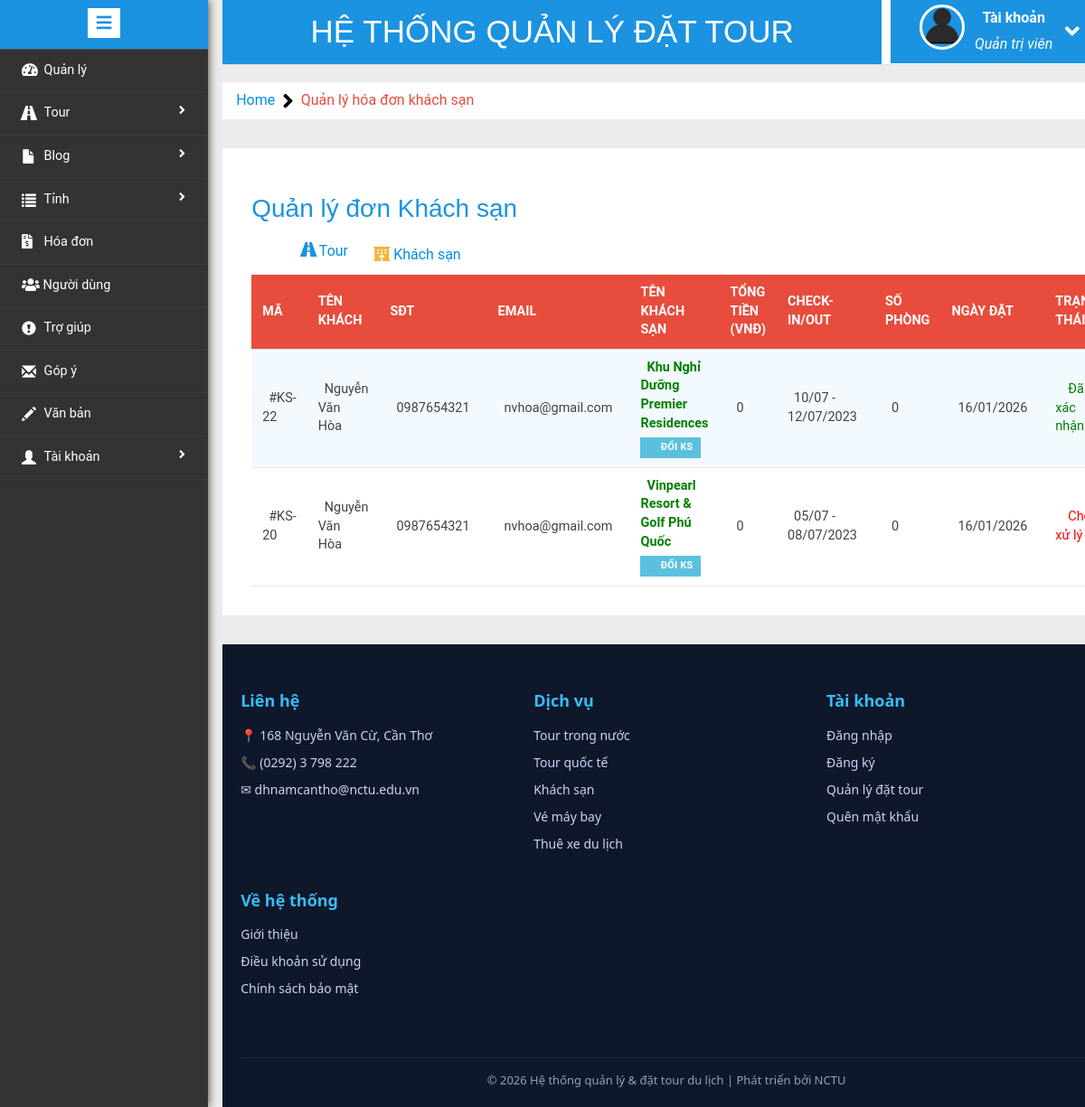
Page /admin/manage-bookings-hotel.php (signed in) on the committed database.
### tables this page shows
CREATE TABLE `hoadon` (
  `id_hoadon` int(11) NOT NULL,
  `id_goi` int(11) DEFAULT NULL,
  `id_ks` int(11) DEFAULT NULL,
  `email_nguoidung` varchar(100) NOT NULL,
  `nguoilon` int(11) NOT NULL,
  `treem` int(11) NOT NULL,
  `trenho` int(11) NOT NULL,
  `embe` int(11) NOT NULL,
  `phongdon` int(11) DEFAULT NULL,
  `ngayvao` varchar(100) NOT NULL,
  `ngayra` varchar(100) NOT NULL,
  `sophong` int(3) NOT NULL,
  `ghichu` varchar(100) NOT NULL,
  `ngaydat` timestamp NOT NULL DEFAULT current_timestamp(),
  `trangthai` int(11) NOT NULL,
  `huy` varchar(100) NOT NULL,
  `ngaycapnhat` timestamp NOT NULL DEFAULT '0000-00-00 00:00:00' ON UPDATE current_timestamp()
);

CREATE TABLE `nguoidung` (
  `id_nguoidung` int(11) NOT NULL,
  `hoten` varchar(100) NOT NULL,
  `sdt_nd` char(12) NOT NULL,
  `id_email` varchar(100) NOT NULL,
  `matkhau` varchar(100) NOT NULL,
  `hinhanh` varchar(255) NOT NULL,
  `ngaysinh` varchar(100) NOT NULL,
  `diachi` varchar(100) NOT NULL,
  `ngaytao` timestamp NOT NULL DEFAULT current_timestamp(),
  `ngaycapnhat` timestamp NULL DEFAULT current_timestamp(),
  `token` varchar(255) DEFAULT NULL,
  `trangthai` int(11) DEFAULT 0 COMMENT '0: Chưa kích hoạt, 1: Đã kích hoạt'
);

CREATE TABLE `khachsan` (
  `id_ks` int(11) NOT NULL,
  `ten_tinh` varchar(100) NOT NULL,
  `tenks` varchar(100) NOT NULL,
  `hinhanh` varchar(100) NOT NULL,
  `chitiet` mediumtext NOT NULL,
  `vitri` varchar(100) NOT NULL,
  `vitricuthe` varchar(100) NOT NULL,
  `nguoilon` int(11) NOT NULL,
  `treem` int(11) NOT NULL,
  `sogiuong` int(11) NOT NULL,
  `gia` int(11) NOT NULL,
  `ngayvao` varchar(100) NOT NULL,
  `ngayra` varchar(100) NOT NULL,
  `ngaydang` timestamp NOT NULL DEFAULT current_timestamp(),
  `ngaycapnhat` timestamp NOT NULL DEFAULT '0000-00-00 00:00:00' ON UPDATE current_timestamp()
);

### admin/manage-bookings-hotel.php (the view, shortened to what this page needs)
<?php
include('includes/config.php');
if (strlen($_SESSION['alogin']) == 0) {
	header('location:index.php');
} else {
?>
	<!DOCTYPE HTML>
	<html>
	<head>
		<link href="css/bootstrap.min.css" rel='stylesheet' type='text/css' />
		<link href="css/style.css" rel='stylesheet' type='text/css' />
		<link rel="stylesheet" href="css/morris.css" type="text/css" />
		<link href="css/font-awesome.css" rel="stylesheet">
		<link rel="stylesheet" href="https://use.fontawesome.com/releases/v5.4.1/css/all.css">
		<link rel="stylesheet" type="text/css" href="css/table-style.css" />
		<link rel="stylesheet" type="text/css" href="css/basictable.css" />
	</head>
	<body>
		<div class="page-container">
			<div class="left-content">
				<div class="mother-grid-inner">
					<?php include('includes/header.php'); ?>
				</div>
				<ol class="breadcrumb">
					<li class="breadcrumb-item"><a href="index.php">Home</a><i class="fa fa-angle-right"></i>Quản lý hóa đơn khách sạn</li>
				</ol>
				<div class="agile-grids">
					<div class="agile-tables">
						<div class="w3l-table-info">
							<h2>Quản lý đơn Khách sạn</h2>
							<div class="col-xs-12 col-sm-2 col-md-2 dashboard-nav">
								<ul style="width: 500px;margin-top: 30px; list-style: none;">
									<li style="margin-top: -19px;"><a href="manage-bookings.php"><span><i class="glyphicon glyphicon-road" style="color: #1b93e1;"></i></span> Tour</a></li>
									<li class="active" style="margin-top: -19px;margin-left: 80px;"><a href="manage-bookings-hotel.php"><span><i class="fas fa-hotel"></i></span> Khách sạn</a></li>
								</ul>
							</div>
							<table id="table">
								<thead>
									<tr>
										<th>Mã</th>
										<th>Tên khách</th>
										<th>SĐT</th>
										<th>Email</th>
										<th>Tên Khách sạn</th>
										<th>Tổng tiền (VNĐ)</th>
										<th>Check-in/out</th>
										<th>Số phòng</th>
										<th>Ngày đặt</th>
										<th>Trạng thái</th>
									</tr>
								</thead>
								<tbody>
									<?php
									$sql = "SELECT hoadon.id_hoadon as bookid, nguoidung.hoten as fname, nguoidung.sdt_nd as mnumber, nguoidung.id_email as email,
                                        khachsan.tenks as pckname, khachsan.gia as gia, hoadon.sophong as sphong, hoadon.id_ks as pid,
                                        khachsan.ngayvao as xphat, khachsan.ngayra as ve, hoadon.ghichu as comment, hoadon.ngaydat as ngaydat,
                                        hoadon.trangthai as status, hoadon.huy as cancelby, hoadon.ngaycapnhat as upddate, hoadon.id_ks
                                        FROM hoadon
                                        JOIN nguoidung ON hoadon.email_nguoidung = nguoidung.id_email
                                        LEFT JOIN khachsan ON khachsan.id_ks = hoadon.id_ks
                                        WHERE hoadon.id_ks > 0 OR hoadon.id_ks IS NOT NULL
                                        ORDER BY hoadon.id_hoadon DESC";
									$query = $dbh->prepare($sql);
									$query->execute();
									$results = $query->fetchAll(PDO::FETCH_OBJ);
									if ($query->rowCount() > 0) {
										foreach ($results as $result) { ?>
											<tr>
												<td>#KS-<?php echo htmlentities($result->bookid); ?></td>
												<td><?php echo htmlentities($result->fname); ?></td>
												<td><?php echo htmlentities($result->mnumber); ?></td>
												<td><?php echo htmlentities($result->email); ?></td>
												<td>
													<?php if ($result->pckname) { ?>
														<a href="update-hotel.php?pid=<?php echo htmlentities($result->pid); ?>" style="font-weight:bold; color:green;">
															<?php echo htmlentities($result->pckname); ?>
														</a>
													<?php } else { ?>
														<span style="color:red">Chưa xác định</span>
													<?php } ?>
													<br>
													<button type="button" class="btn btn-info btn-xs" data-toggle="modal" data-target="#hotelModal<?php echo $result->bookid; ?>" style="margin-top:5px;">
														<i class="fa fa-pencil"></i> Đổi KS
													</button>
												</td>
												<td>
													<?php
													if ($result->gia && $result->sphong) {
														echo number_format($result->gia * $result->sphong);
													} else {
														echo "0";
													}
													?>
												</td>
												<td>
													<?php if ($result->xphat && $result->ve) { ?>
														<?php echo date("d/m", strtotime($result->xphat)); ?> - <?php echo date("d/m/Y", strtotime($result->ve)); ?>
													<?php } else {
														echo "--";
													} ?>
												</td>
												<td><?php echo htmlentities($result->sphong); ?></td>
												<td><?php echo date("d/m/Y", strtotime($result->ngaydat)); ?></td>
												<td>
													<?php if ($result->status == 0) {
														echo "<span style='color:red'>Chờ xử lý</span>";
													} else if ($result->status == 1) {
														echo "<span style='color:green'>Đã xác nhận</span>";
													} else if ($result->status == 2) {
														echo "<span style='color:gray'>Đã hủy</span>";
													} ?>
												</td>
											</tr>
									<?php }
									} ?>
								</tbody>
							</table>
						</div>
					</div>
				</div>
				<?php include('includes/footer.php'); ?>
			</div>
		</div>
		<?php include('includes/sidebarmenu.php'); ?>
	</body>
	</html>
<?php } ?>

### admin/css/table-style.css (style rules this page uses)
table { background: white; border-collapse: collapse; margin: 1.25em 0 0; width: 100%; }
table tr, table th, table td { border: none; border-bottom: 1px solid #e8e8e8; font-size: .95em; }
table th, table td { padding: 10px 12px; text-align: left; }
table th { background: #e74c3c; color: #fff; text-transform: uppercase; }
table tr td { background: #f3faff; color: #424242; }
table tr:nth-of-type(2n+2) td { background: #ffffff; }
table { width: 100%; }

### rows in the picture
hoadon: id_hoadon "22", nguoidung.hoten "Nguyễn Văn Hòa", nguoidung.sdt_nd "0987654321", nguoidung.id_email "nvhoa@gmail.com", id_ks.tenks "Khu Nghỉ Dưỡng Premier Residences", id_ks.ngayvao "10/07", id_ks.ngayra "12/07/2023", sophong "0", ngaydat "16/01/2026", trangthai "Đã xác nhận"
hoadon: id_hoadon "20", nguoidung.hoten "Nguyễn Văn Hòa", nguoidung.sdt_nd "0987654321", nguoidung.id_email "nvhoa@gmail.com", id_ks.tenks "Vinpearl Resort & Golf Phú Quốc", id_ks.ngayvao "05/07", id_ks.ngayra "08/07/2023", sophong "0", ngaydat "16/01/2026", trangthai "Chờ xử lý"
